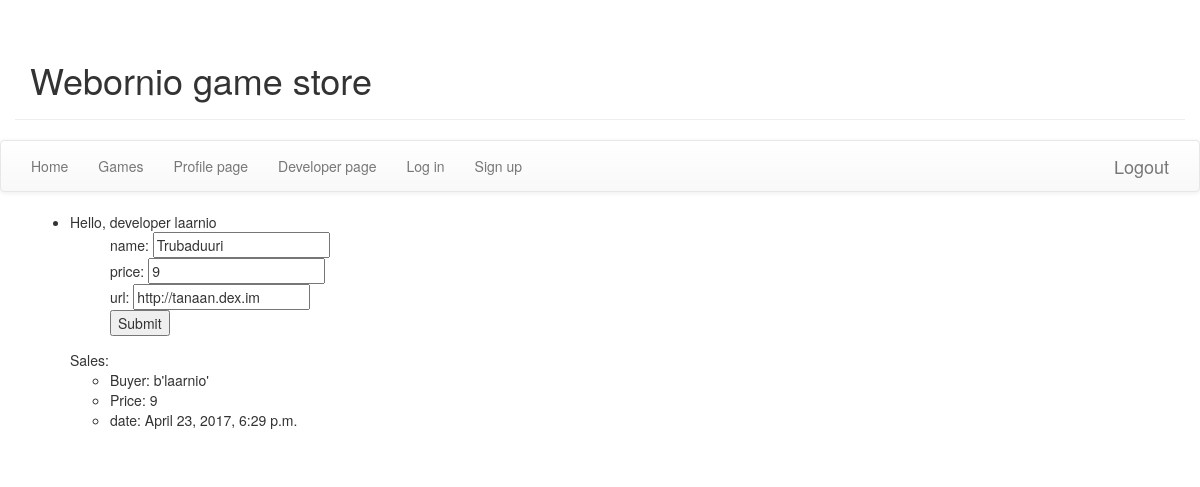
/store/developer/game/5/ (signed in), run on the app's committed database.
### store/models.py (models this page shows, shortened)
class Game(models.Model):
  name = models.CharField(max_length=100)
  price = models.IntegerField()
  developer = models.ForeignKey(Developer)
  url = models.CharField(max_length=333, default='')

class Sale(models.Model):
  game = models.ForeignKey(Game)
  player = models.ForeignKey(Player)
  price = models.IntegerField()
  created = models.DateTimeField(auto_now_add=True)

class Player(models.Model):
  user = models.OneToOneField(User, on_delete=models.CASCADE)
  def __str__(self):
    return str(self.user.username.encode("utf-8"))

### store/views.py (the view)
# urls.py: url(r'^developer/game/(?P<game_id>[0-9]+)/$', views.devgame, name='devgame'),
def devgame(request, game_id):
    if request.user.is_authenticated():
        game = Game.objects.get(id = game_id)
        developer = Developer.objects.get(user=request.user.id)
        sales = Sale.objects.filter(game=game)
        if game.developer == developer:
            template = loader.get_template("store/devgame.html")
            context = RequestContext(request, {'user': request.user, 'game': game, 'sales':sales})
            return HttpResponse(template.render(context))
        return HttpResponse('Ei oo sun peli')

### store/models.py (called while the page is built)
  def __str__(self):
    return (str(self.user.username.encode('utf-8')))

### store/templates/store/devgame.html (shortened to what this page needs)
{% extends 'store/base.html' %}
{% block content %}
<ul>
  <li>
    Hello, developer {{user}}
    <ul>
      <form action="../modify/" method="POST">
        name: <input type="text" value={{game.name}} name='gamename'>
        <br>
        price: <input type="text" value={{game.price}} name='gameprice'>
        <br>
        url: <input type="text" value={{game.url}} name='gameurl'>
        <br>
        <input type="submit" value="Submit">
      </form>
    </ul>
    Sales:
    <ul>
      {% for sale in sales %}
      <li>Buyer: {{sale.player}}</li>
      <li>Price: {{sale.price}}</li>
      <li>date: {{sale.created}}</li>
      <br>
      {%endfor%}
  </li>
{% endblock %}

### data on the page
Game: gamename "Trubaduuri", gameprice "9", gameurl "http://tanaan.dex.im"
Sale: player "b'laarnio'", price "9", created "April 23, 2017, 6:29 p.m."

### other printed values
{{ user }} "laarnio"
